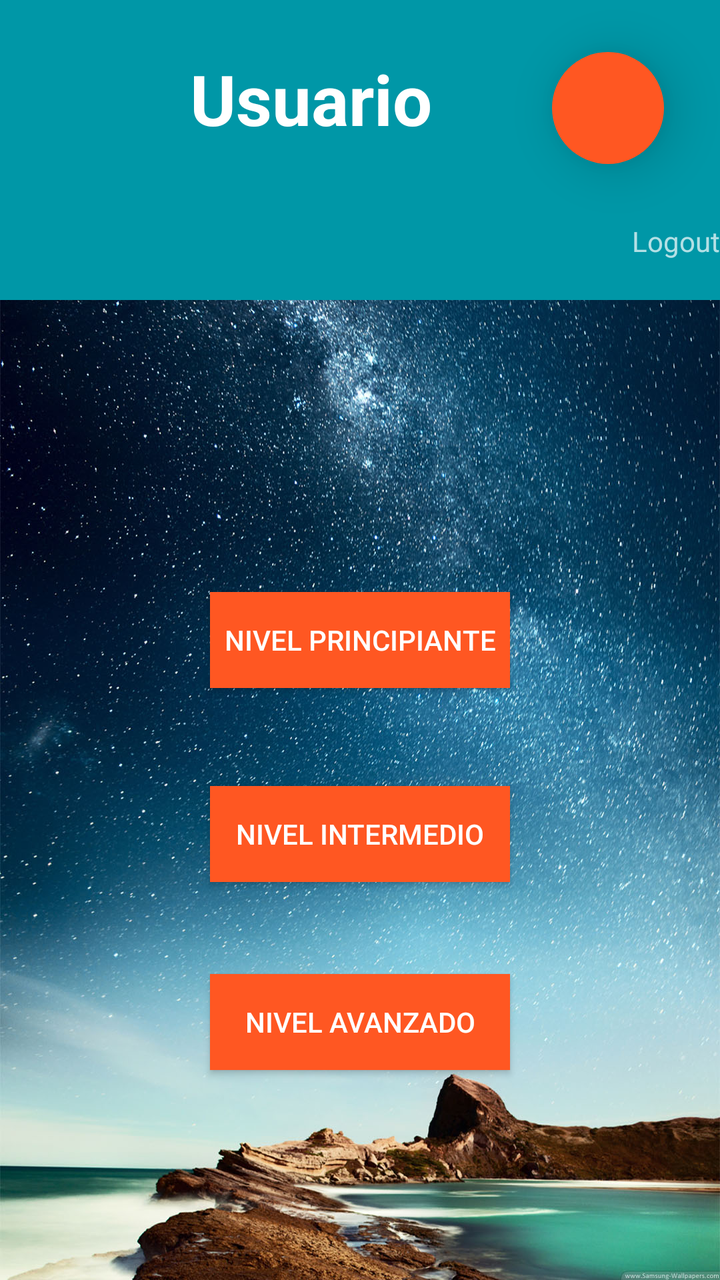
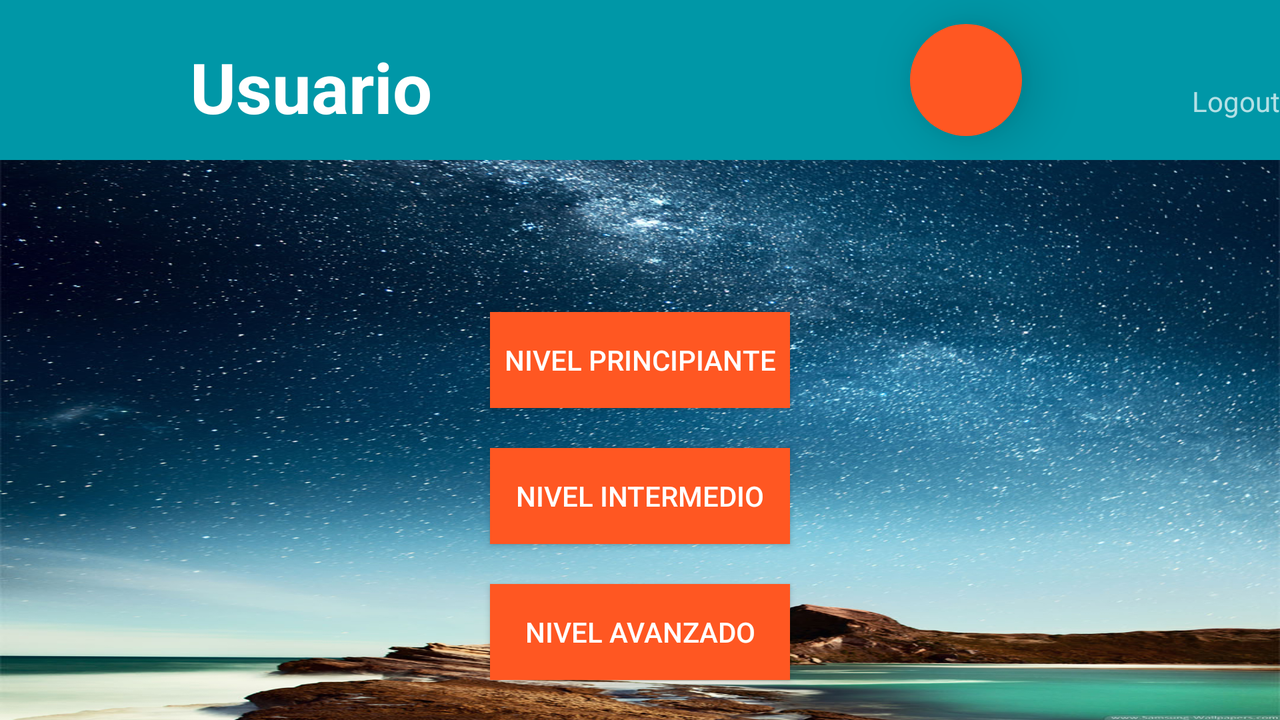

One screen, two layout resources from the same app: the default and the repository's alternative for another configuration. Each is rendered where Android would select it; the XML of both is given below.
<!-- AndroidManifest.xml: application theme AppTheme -->
<!-- res/layout/activity_second.xml -->
<RelativeLayout xmlns:android="http://schemas.android.com/apk/res/android"
    xmlns:tools="http://schemas.android.com/tools"
    xmlns:app="http://schemas.android.com/apk/res-auto"
    android:layout_width="match_parent"
    android:layout_height="match_parent"
    android:background="@drawable/fondo3"
    android:orientation="vertical"

    tools:context="com.puche.juegomaterial.SecondActivity">

    <RelativeLayout
        android:layout_width="match_parent"
        android:layout_height="150dp"
        android:layout_alignParentLeft="true"
        android:layout_alignParentStart="true"
        android:layout_alignParentTop="true"
        android:background="@color/primaryDark"
        android:id="@+id/relativeLayout">

        <TextView
            android:id="@+id/texto"
            android:layout_width="wrap_content"
            android:layout_height="wrap_content"
            android:text="@string/Usuario"
            android:textSize="35dp"
            android:textStyle="bold"
            android:layout_marginLeft="15dp"
            android:textAppearance="?android:attr/textAppearanceLarge"
            android:layout_alignParentTop="true"
            android:layout_toRightOf="@+id/imageButton"
            android:layout_toEndOf="@+id/imageButton"
            android:layout_marginTop="26dp" />

        <ImageButton
            android:layout_width="50dp"
            android:layout_height="50dp"
            android:id="@+id/imageButton"
            android:background="@drawable/user_icon2"
            android:layout_marginLeft="30dp"
            android:layout_alignBottom="@+id/texto"
            android:layout_alignParentLeft="true"
            android:layout_alignParentStart="true"
            android:layout_marginStart="30dp" />

        <android.support.design.widget.FloatingActionButton
            android:id="@+id/fab"
            android:layout_width="wrap_content"
            android:layout_height="wrap_content"
            android:layout_gravity="end|bottom"
            app:borderWidth="0dp"
            app:elevation="15dp"
            android:background="@drawable/ic_apps"
            android:layout_marginRight="28dp"
            android:layout_marginEnd="28dp"
            android:layout_alignTop="@+id/texto"
            android:layout_alignParentRight="true"
            android:layout_alignParentEnd="true" />

        <ImageButton
            android:layout_width="30dp"
            android:layout_height="30dp"
            android:layout_marginBottom="15dp"
            android:id="@+id/logout"
            android:background="@drawable/logout1"
            android:layout_alignParentBottom="true"
            android:layout_toLeftOf="@+id/textView"
            android:layout_toStartOf="@+id/textView" />

        <TextView
            android:layout_width="wrap_content"
            android:layout_height="wrap_content"
            android:textAppearance="?android:attr/textAppearanceSmall"
            android:text="Logout"
            android:layout_marginBottom="20dp"

            android:id="@+id/textView"
            android:layout_alignParentBottom="true"
            android:layout_alignParentRight="true"
            android:layout_alignParentEnd="true" />


    </RelativeLayout>

    <Button
        android:id="@+id/princi"
        android:layout_width="150dp"
        android:layout_height="wrap_content"
        android:layout_centerHorizontal="true"
        android:layout_centerVertical="true"
        android:layout_gravity="center_horizontal"
        android:background="@color/accent"
        android:elevation="10dp"
        android:text="Nivel Principiante" />

    <Button
        android:id="@+id/inter"
        android:layout_width="150dp"
        android:layout_height="wrap_content"
        android:layout_below="@+id/princi"
        android:layout_centerHorizontal="true"
        android:layout_marginTop="49dp"
        android:background="@color/accent"
        android:elevation="10dp"
        android:text="Nivel Intermedio" />

    <Button
        android:id="@+id/avanza"
        android:layout_width="150dp"
        android:layout_height="wrap_content"
        android:layout_below="@+id/inter"
        android:layout_centerHorizontal="true"
        android:layout_marginTop="46dp"
        android:background="@color/accent"
        android:elevation="10dp"
        android:text="Nivel Avanzado" />


</RelativeLayout>
<!-- resources referenced by this layout -->
<resources>
  <!-- from res/values-v21/ -->
  <color name="accent">#FF5722</color>
  <!-- from res/values-v21/ -->
  <color name="primaryDark">#0097A7</color>
  <!-- drawable fondo3: jpg bitmap (drawable, 428645 bytes) -->
  <!-- drawable ic_apps: png bitmap (drawable, 413 bytes) -->
  <string name="Usuario">Usuario</string>
  <!-- from res/values-v21/ -->
  <style name="AppTheme" parent="Theme.AppCompat.NoActionBar">
  
          <item name="colorPrimary">@color/primary</item>
          <item name="colorPrimaryDark">@color/primaryDark</item>
          <item name="colorAccent">@color/accent</item>
          <item name="windowActionBar">false</item>
          <item name="windowNoTitle">true</item>
      </style>
  <!-- from res/values-v21/ -->
  <color name="primary">#00BCD4</color>
</resources>
<!-- res/layout-land/activity_second.xml (the repository's variant of the layout above) -->
<!-- drawn on the phone turned sideways -->
<RelativeLayout xmlns:android="http://schemas.android.com/apk/res/android"
    xmlns:tools="http://schemas.android.com/tools"
    xmlns:app="http://schemas.android.com/apk/res-auto"
    android:layout_width="match_parent"
    android:layout_height="match_parent"
    android:background="@drawable/fondo3"
    android:orientation="vertical"

    tools:context="com.puche.juegomaterial.SecondActivity">

    <RelativeLayout
        android:layout_width="match_parent"
        android:layout_height="80dp"
        android:layout_alignParentLeft="true"
        android:layout_alignParentStart="true"
        android:layout_alignParentTop="true"
        android:background="@color/primaryDark"
        android:id="@+id/relativeLayout">

        <TextView
            android:id="@+id/texto"
            android:layout_width="wrap_content"
            android:layout_height="wrap_content"
            android:text="@string/Usuario"
            android:textSize="35dp"
            android:textStyle="bold"
            android:layout_marginLeft="15dp"
            android:textAppearance="?android:attr/textAppearanceLarge"
            android:layout_alignParentTop="true"
            android:layout_toRightOf="@+id/imageButton"
            android:layout_toEndOf="@+id/imageButton"
            android:layout_marginTop="20dp" />

        <ImageButton
            android:layout_width="50dp"
            android:layout_height="50dp"
            android:id="@+id/imageButton"
            android:background="@drawable/user_icon2"
            android:layout_marginLeft="30dp"
            android:layout_alignBottom="@+id/texto"
            android:layout_alignParentLeft="true"
            android:layout_alignParentStart="true"
            android:layout_marginStart="30dp" />

        <android.support.design.widget.FloatingActionButton
            android:id="@+id/fab"
            android:layout_width="wrap_content"
            android:layout_height="wrap_content"
            android:layout_gravity="end|bottom"
            app:borderWidth="0dp"
            app:elevation="15dp"
            android:background="@drawable/ic_apps"
            android:layout_centerVertical="true"
            android:layout_alignParentRight="true"
            android:layout_alignParentEnd="true"
            android:layout_marginRight="129dp"
            android:layout_marginEnd="129dp" />
        <ImageButton
            android:layout_width="30dp"
            android:layout_height="30dp"
            android:layout_marginBottom="15dp"
            android:id="@+id/logout"
            android:background="@drawable/logout1"
            android:layout_alignParentBottom="true"
            android:layout_toLeftOf="@+id/textView"
            android:layout_toStartOf="@+id/textView" />

        <TextView
            android:layout_width="wrap_content"
            android:layout_height="wrap_content"
            android:textAppearance="?android:attr/textAppearanceSmall"
            android:text="Logout"
            android:layout_marginBottom="20dp"

            android:id="@+id/textView"
            android:layout_alignParentBottom="true"
            android:layout_alignParentRight="true"
            android:layout_alignParentEnd="true" />


    </RelativeLayout>

    <Button
        android:id="@+id/princi"
        android:layout_width="150dp"
        android:layout_height="wrap_content"
        android:layout_centerHorizontal="true"
        android:layout_marginTop="-20dp"
        android:layout_centerVertical="true"
        android:layout_gravity="center_horizontal"
        android:background="@color/accent"
        android:elevation="10dp"
        android:text="Nivel Principiante" />

    <Button
        android:id="@+id/inter"
        android:layout_width="150dp"
        android:layout_height="wrap_content"
        android:layout_below="@+id/princi"
        android:layout_centerHorizontal="true"
        android:layout_marginTop="20dp"
        android:background="@color/accent"
        android:elevation="10dp"
        android:text="Nivel Intermedio" />

    <Button
        android:id="@+id/avanza"
        android:layout_width="150dp"
        android:layout_height="wrap_content"
        android:layout_below="@+id/inter"
        android:layout_centerHorizontal="true"
        android:layout_marginTop="20dp"
        android:background="@color/accent"
        android:elevation="10dp"
        android:text="Nivel Avanzado" />


</RelativeLayout>
